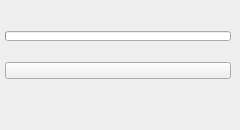
<?xml version="1.0" encoding="UTF-8"?>
<ui version="4.0">
 <class>QtUi</class>
 <widget class="QMainWindow" name="QtUi">
  <property name="enabled">
   <bool>true</bool>
  </property>
  <property name="geometry">
   <rect>
    <x>0</x>
    <y>0</y>
    <width>240</width>
    <height>130</height>
   </rect>
  </property>
  <property name="minimumSize">
   <size>
    <width>0</width>
    <height>0</height>
   </size>
  </property>
  <property name="maximumSize">
   <size>
    <width>999</width>
    <height>999</height>
   </size>
  </property>
  <property name="windowTitle">
   <string>Toolkit</string>
  </property>
  <property name="tabShape">
   <enum>QTabWidget::Triangular</enum>
  </property>
  <property name="dockNestingEnabled">
   <bool>true</bool>
  </property>
  <property name="dockOptions">
   <set>QMainWindow::AllowNestedDocks|QMainWindow::AllowTabbedDocks|QMainWindow::AnimatedDocks|QMainWindow::ForceTabbedDocks</set>
  </property>
  <widget class="QWidget" name="mainWindow">
   <widget class="QWidget" name="layoutWidget_2">
    <property name="geometry">
     <rect>
      <x>5</x>
      <y>10</y>
      <width>226</width>
      <height>91</height>
     </rect>
    </property>
    <layout class="QGridLayout" name="gridLayout_2">
     <property name="spacing">
      <number>0</number>
     </property>
     <item row="0" column="1" colspan="2">
      <widget class="QProgressBar_" name="progressBar">
       <property name="sizePolicy">
        <sizepolicy hsizetype="Ignored" vsizetype="Fixed">
         <horstretch>0</horstretch>
         <verstretch>0</verstretch>
        </sizepolicy>
       </property>
       <property name="minimumSize">
        <size>
         <width>0</width>
         <height>10</height>
        </size>
       </property>
       <property name="maximumSize">
        <size>
         <width>16777215</width>
         <height>10</height>
        </size>
       </property>
       <property name="value">
        <number>0</number>
       </property>
       <property name="textVisible">
        <bool>false</bool>
       </property>
      </widget>
     </item>
     <item row="2" column="1" colspan="2">
      <layout class="QHBoxLayout" name="horizontalLayout">
       <item>
        <layout class="QVBoxLayout" name="verticalLayout">
         <property name="spacing">
          <number>0</number>
         </property>
        </layout>
       </item>
       <item>
        <layout class="QVBoxLayout" name="verticalLayout_2">
         <property name="spacing">
          <number>0</number>
         </property>
        </layout>
       </item>
      </layout>
     </item>
     <item row="1" column="1" colspan="2">
      <widget class="QPushButton_Draggable" name="pin">
       <property name="minimumSize">
        <size>
         <width>19</width>
         <height>17</height>
        </size>
       </property>
       <property name="maximumSize">
        <size>
         <width>999</width>
         <height>17</height>
        </size>
       </property>
       <property name="text">
        <string/>
       </property>
       <property name="checkable">
        <bool>true</bool>
       </property>
      </widget>
     </item>
    </layout>
   </widget>
  </widget>
 </widget>
 <customwidgets>
  <customwidget>
   <class>QPushButton_Draggable</class>
   <extends>QPushButton</extends>
   <header>widgets.qpushbutton_draggable.h</header>
  </customwidget>
  <customwidget>
   <class>QProgressBar_</class>
   <extends>QProgressBar</extends>
   <header>widgets.qprogressbar_.h</header>
  </customwidget>
 </customwidgets>
 <resources/>
 <connections/>
 <designerdata>
  <property name="gridDeltaX">
   <number>5</number>
  </property>
  <property name="gridDeltaY">
   <number>5</number>
  </property>
  <property name="gridSnapX">
   <bool>true</bool>
  </property>
  <property name="gridSnapY">
   <bool>true</bool>
  </property>
  <property name="gridVisible">
   <bool>true</bool>
  </property>
 </designerdata>
</ui>
